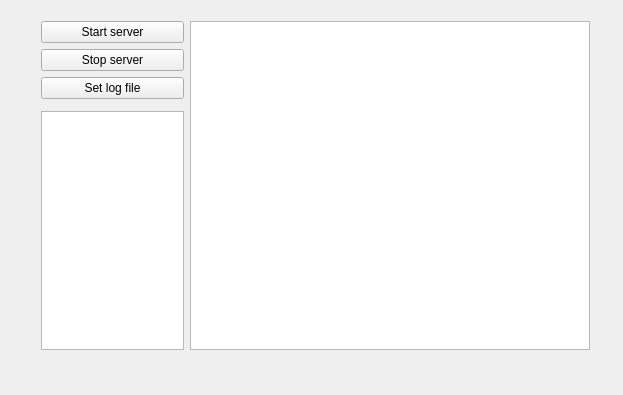
<?xml version="1.0" encoding="UTF-8"?>
<ui version="4.0">
 <class>MainWindow</class>
 <widget class="QMainWindow" name="MainWindow">
  <property name="geometry">
   <rect>
    <x>0</x>
    <y>0</y>
    <width>623</width>
    <height>395</height>
   </rect>
  </property>
  <property name="windowTitle">
   <string>MainWindow</string>
  </property>
  <widget class="QWidget" name="centralWidget">
   <widget class="QWidget" name="layoutWidget">
    <property name="geometry">
     <rect>
      <x>30</x>
      <y>10</y>
      <width>571</width>
      <height>371</height>
     </rect>
    </property>
    <layout class="QGridLayout" name="grid_general">
     <item row="0" column="1" rowspan="3">
      <widget class="QTextBrowser" name="text_messageBrowser">
       <property name="minimumSize">
        <size>
         <width>400</width>
         <height>0</height>
        </size>
       </property>
       <property name="font">
        <font>
         <pointsize>9</pointsize>
        </font>
       </property>
       <property name="html">
        <string>&lt;!DOCTYPE HTML PUBLIC &quot;-//W3C//DTD HTML 4.0//EN&quot; &quot;http://www.w3.org/TR/REC-html40/strict.dtd&quot;&gt;
&lt;html&gt;&lt;head&gt;&lt;meta name=&quot;qrichtext&quot; content=&quot;1&quot; /&gt;&lt;style type=&quot;text/css&quot;&gt;
p, li { white-space: pre-wrap; }
&lt;/style&gt;&lt;/head&gt;&lt;body style=&quot; font-family:'MS Shell Dlg 2'; font-size:9pt; font-weight:400; font-style:normal;&quot;&gt;
&lt;p style=&quot;-qt-paragraph-type:empty; margin-top:0px; margin-bottom:0px; margin-left:0px; margin-right:0px; -qt-block-indent:0; text-indent:0px; font-size:8.25pt;&quot;&gt;&lt;br /&gt;&lt;/p&gt;&lt;/body&gt;&lt;/html&gt;</string>
       </property>
      </widget>
     </item>
     <item row="2" column="0">
      <widget class="QTextBrowser" name="text_connBrowser">
       <property name="font">
        <font>
         <pointsize>10</pointsize>
        </font>
       </property>
       <property name="html">
        <string>&lt;!DOCTYPE HTML PUBLIC &quot;-//W3C//DTD HTML 4.0//EN&quot; &quot;http://www.w3.org/TR/REC-html40/strict.dtd&quot;&gt;
&lt;html&gt;&lt;head&gt;&lt;meta name=&quot;qrichtext&quot; content=&quot;1&quot; /&gt;&lt;style type=&quot;text/css&quot;&gt;
p, li { white-space: pre-wrap; }
&lt;/style&gt;&lt;/head&gt;&lt;body style=&quot; font-family:'MS Shell Dlg 2'; font-size:10pt; font-weight:400; font-style:normal;&quot;&gt;
&lt;p style=&quot;-qt-paragraph-type:empty; margin-top:0px; margin-bottom:0px; margin-left:0px; margin-right:0px; -qt-block-indent:0; text-indent:0px; font-size:8.25pt;&quot;&gt;&lt;br /&gt;&lt;/p&gt;&lt;/body&gt;&lt;/html&gt;</string>
       </property>
      </widget>
     </item>
     <item row="4" column="0" colspan="2">
      <widget class="QLabel" name="lbl_serverStatus">
       <property name="text">
        <string/>
       </property>
      </widget>
     </item>
     <item row="0" column="0">
      <layout class="QVBoxLayout" name="btn_layout">
       <item>
        <widget class="QPushButton" name="btn_startServ">
         <property name="text">
          <string>Start server</string>
         </property>
        </widget>
       </item>
       <item>
        <widget class="QPushButton" name="btn_stopServ">
         <property name="text">
          <string>Stop server</string>
         </property>
        </widget>
       </item>
       <item>
        <widget class="QPushButton" name="btn_setLogFile">
         <property name="enabled">
          <bool>true</bool>
         </property>
         <property name="toolTip">
          <string>&lt;html&gt;&lt;head/&gt;&lt;body&gt;&lt;p&gt;&lt;span style=&quot; font-size:9pt;&quot;&gt;Set log file path&lt;/span&gt;&lt;/p&gt;&lt;/body&gt;&lt;/html&gt;</string>
         </property>
         <property name="text">
          <string>Set log file</string>
         </property>
        </widget>
       </item>
      </layout>
     </item>
    </layout>
   </widget>
  </widget>
 </widget>
 <layoutdefault spacing="6" margin="11"/>
 <resources/>
 <connections/>
</ui>
